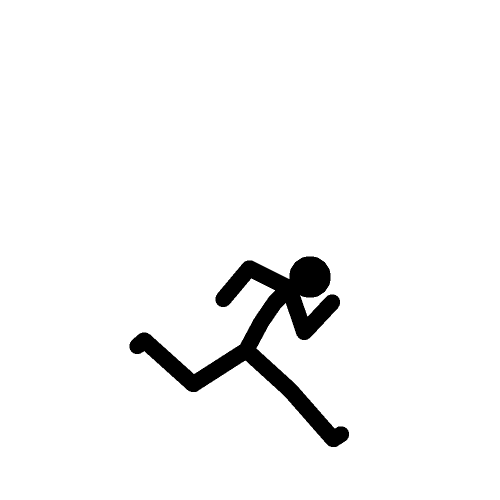
#> input picture src/photos/37lJP8S.gif, 500 x 500 px
$ python extract-runner.py
#> lines starting #> are read from the running program, lines starting #| are printed output that depends on the picture; after the words box and inside, x2 and y2 are one past the last pixel; in counts of white or black regions, pixels touching at a corner belong together
"""Repack an exact run cycle from the supplied GIF; do not redraw its pixels.

The atlas deliberately keeps the original black-on-white frames. The game
applies the yellow theme and white-background transparency in canvas at runtime.
"""
from pathlib import Path
from PIL import Image
import hashlib
import json

ROOT = Path(__file__).resolve().parent.parent
SOURCE = ROOT / 'src/photos/37lJP8S.gif'
OUT = ROOT / 'assets/game'
OUT.mkdir(parents=True, exist_ok=True)

with Image.open(SOURCE) as gif:
#> gif is the input picture: PIL image 500x500 P; min 0, max 255, mean 245.1
    frames = []
    durations = []
    bounds = []
    first = None
    for index in range(gif.n_frames):
        gif.seek(index)
        frame = gif.convert('RGB')
        pixels = frame.tobytes()
        if first is None:
            first = pixels
        elif pixels == first:
            break
        frames.append(frame.copy())
        durations.append(gif.info.get('duration', 60))
        mask = frame.convert('L').point(lambda value: 255 if value < 250 else 0)
        bounds.append(mask.getbbox())
#> this loop made 7 passes
#> pass 1, `mask = frame.convert('L').point(lambda value: 255 if value < 250 else 0)`:
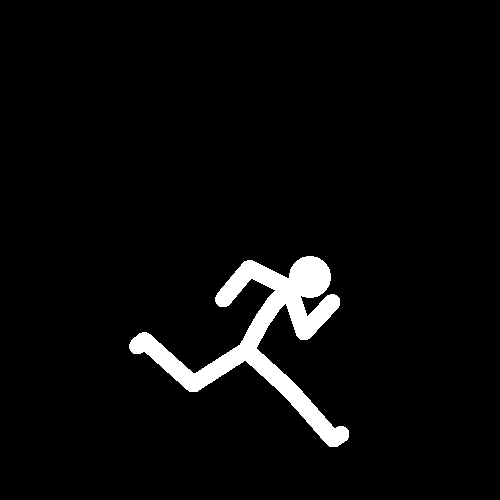
#> mask: PIL image 500x500 L; 4% white; 1 white region, box (x1, y1, x2, y2) and area: (129, 256, 349, 447) 10115
#> pass 2, `frame = gif.convert('RGB')`:
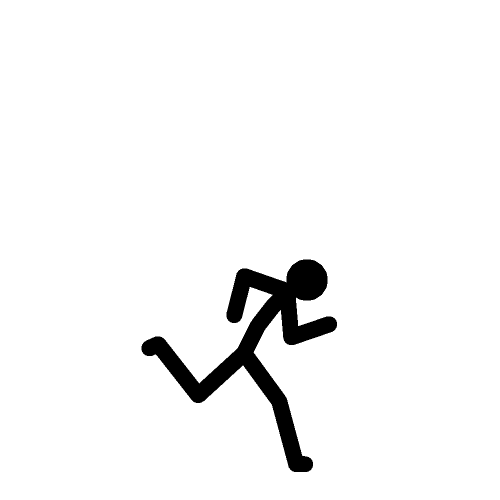
#> frame: PIL image 500x500 RGB; min 0, max 255, mean 245.2
#> pass 2, `mask = frame.convert('L').point(lambda value: 255 if value < 250 else 0)`:
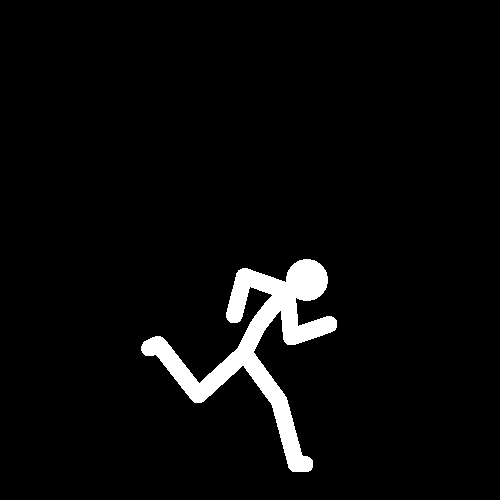
#> mask: PIL image 500x500 L; 4% white; 1 white region, box (x1, y1, x2, y2) and area: (141, 259, 337, 472) 9968
#> pass 3, `frame = gif.convert('RGB')`:
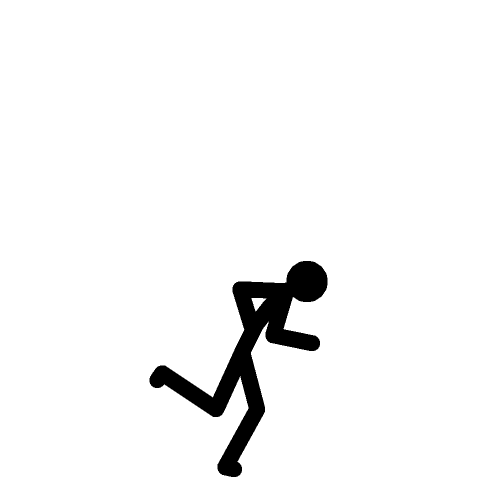
#> frame: PIL image 500x500 RGB; min 0, max 255, mean 245.7
#> after the loop:
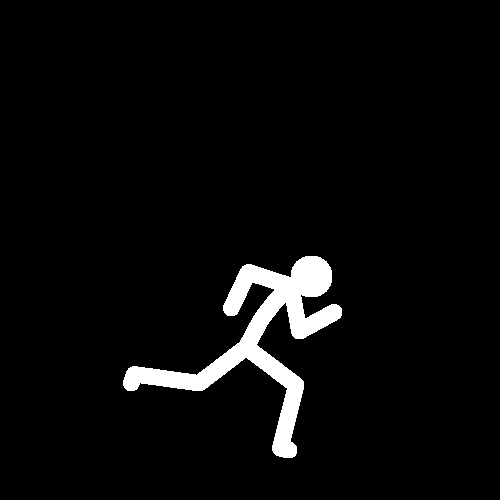
#> mask: PIL image 500x500 L; 4% white; 1 white region, box (x1, y1, x2, y2) and area: (123, 256, 342, 458) 9951
#> after the loop, bounds = [(129, 256, 349, 447), (141, 259, 337, 472), (149, 261, 328, 477), (173, 262, 329, 466), (139, 259, 333, 448), (123, 256, 342, 458)]; durations = [60, 60, 60, 60, 60, 60]; frames = 6 items

width, height = frames[0].size
#> width = 500; height = 500
atlas = Image.new('RGB', (width * len(frames), height), 'white')
#> atlas: PIL image 3000x500 RGB; every value is 255
for index, frame in enumerate(frames):
    atlas.paste(frame, (index * width, 0))
#> this loop made 6 passes
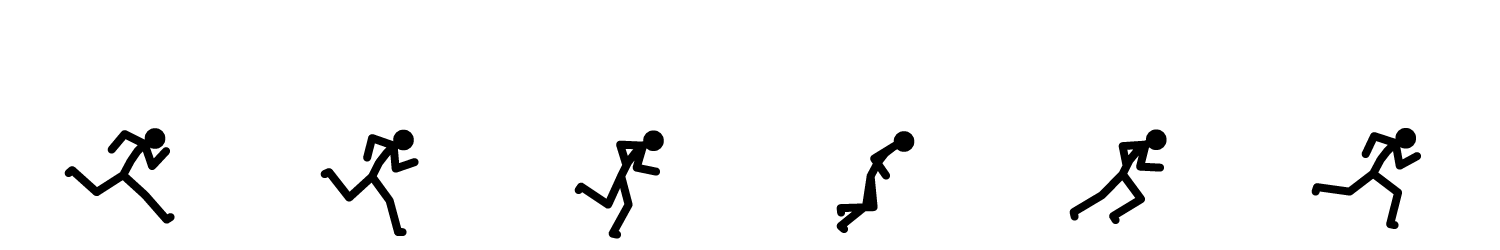
#> atlas: PIL image 3000x500 RGB (shown at 1/2 size); min 0, max 255, mean 245.8
source_hash = hashlib.sha256(SOURCE.read_bytes()).hexdigest()
filename = f'runner-run-{source_hash[:10]}.webp'
atlas.save(OUT / filename, 'WEBP', lossless=True, method=6)

# Lossless conversion must retain every original frame pixel.
with Image.open(OUT / filename) as saved:
    for index, original in enumerate(frames):
        restored = saved.crop((index * width, 0, (index + 1) * width, height)).convert('RGB')
        assert restored.tobytes() == original.tobytes()

left = min(box[0] for box in bounds)
#> left = 123
top = min(box[1] for box in bounds)
#> top = 256
right = max(box[2] for box in bounds)
#> right = 349
bottom = max(box[3] for box in bounds)
#> bottom = 477
metadata = {
    'atlas': filename, 'frameWidth': width, 'frameHeight': height,
    'frameCount': len(frames), 'durations': durations, 'cycleMs': sum(durations),
    'crop': {'x': left, 'y': top, 'width': right - left, 'height': bottom - top},
    'anchorX': width / 2, 'sourceSha256': source_hash,
}
(OUT / 'runner-run.js').write_text(
    '// Original GIF frames and timing. Generated by tools/extract-runner.py.\n'
    + 'export const runnerRun = ' + json.dumps(metadata, indent=2) + ';\n', encoding='utf-8')
print(f'Extracted {len(frames)} unchanged frames; cycle {sum(durations)} ms; atlas {(OUT / filename).stat().st_size} bytes.')
#| Extracted 6 unchanged frames; cycle 360 ms; atlas 6718 bytes.
print(f'Crop metadata: {metadata["crop"]}; every atlas frame matches its source pixel-for-pixel.')
#| Crop metadata: {'x': 123, 'y': 256, 'width': 226, 'height': 221}; every atlas frame matches its source pixel-for-pixel.
